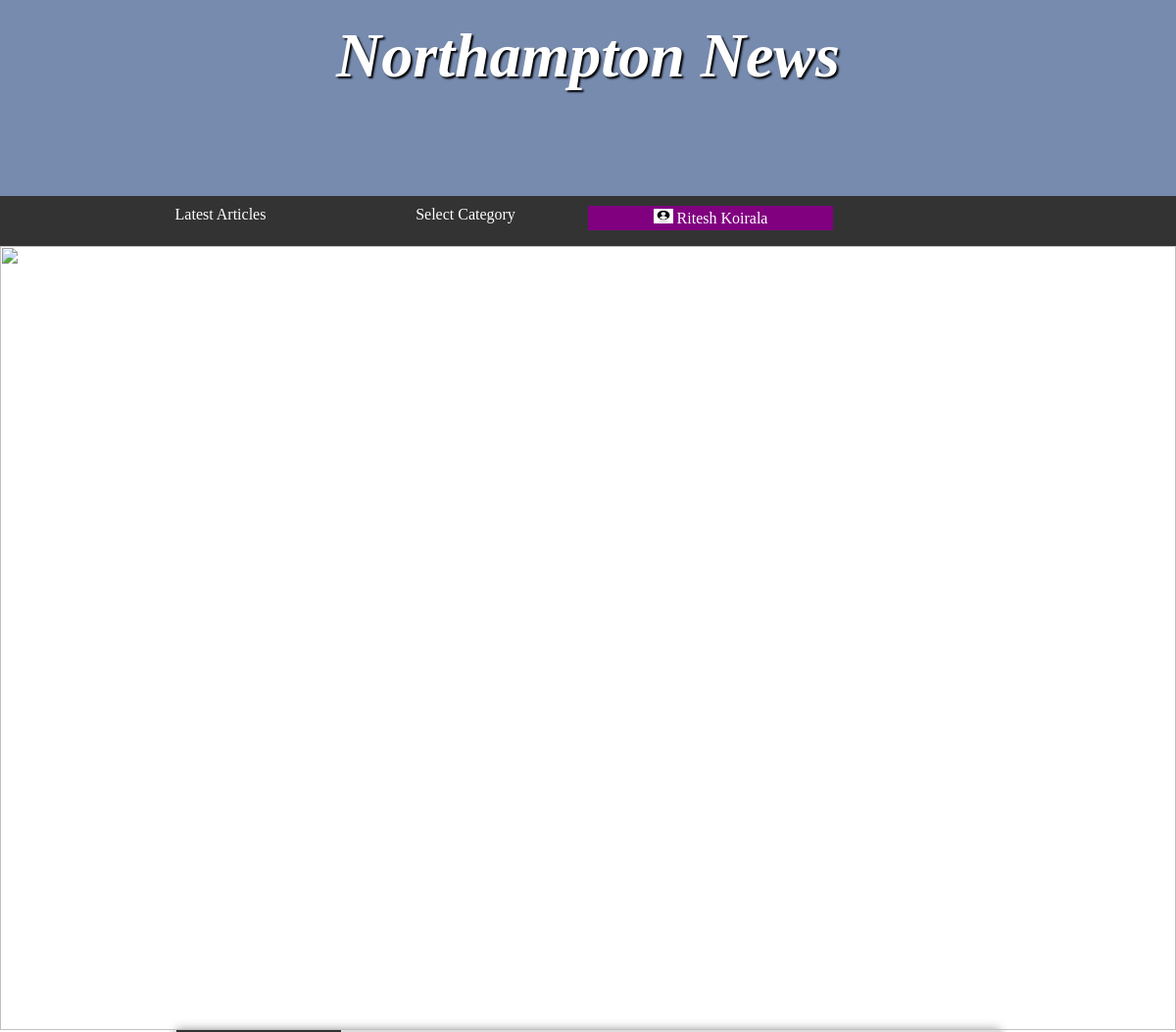
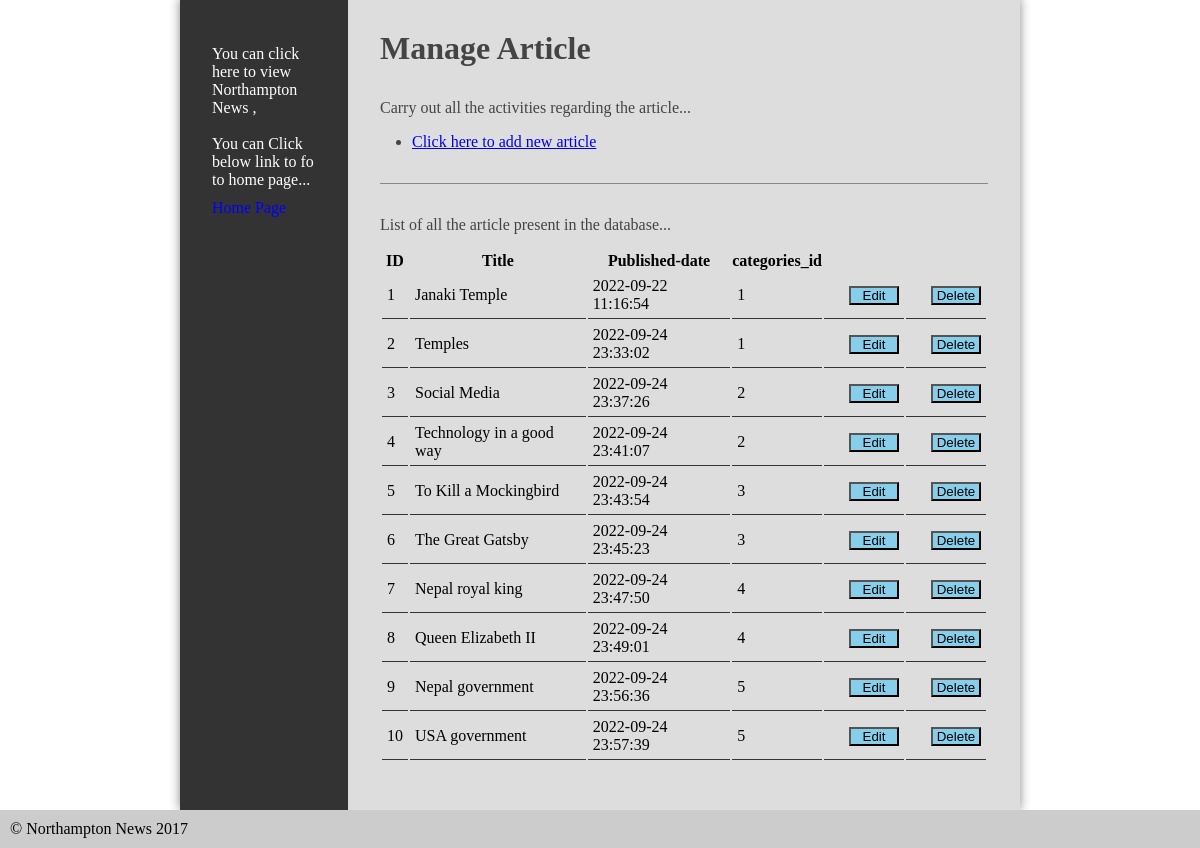
Screenshot of /adminArticles.php (signed in) with the database file from the repository (2 pictures, top to bottom).
### tables this page shows
CREATE TABLE `article` (
  `article_id` int NOT NULL AUTO_INCREMENT,
  `title` varchar(50) NOT NULL,
  `categoryId` int NOT NULL,
  `admin_id` int NOT NULL,
  `content` varchar(655) NOT NULL,
  `publishDate` timestamp NOT NULL DEFAULT CURRENT_TIMESTAMP,
  `image_a` varbinary(60000) NOT NULL,
  PRIMARY KEY (`article_id`),
  KEY `categoryId` (`categoryId`),
  KEY `admin_id` (`admin_id`),
  CONSTRAINT `article_ibfk_3` FOREIGN KEY (`categoryId`) REFERENCES `category` (`categoryId`) ON DELETE CASCADE ON UPDATE CASCADE,
  CONSTRAINT `article_ibfk_4` FOREIGN KEY (`admin_id`) REFERENCES `Admins` (`admin_id`) ON DELETE CASCADE ON UPDATE CASCADE
);

### src/adminArticles.php (the view, shortened to what this page needs)
        <?php
        require 'cssadd.php';
        ?>
	<?php
if(isset($_SESSION['useremail'])){
    require 'main1.php';
}
elseif(isset($_SESSION['adminemail'])){
	require 'main2.php';
}
else{
	require 'main.php';
}
    ?>
		<main>
			<nav>
            <article>You can click here to view  Northampton News ,<br><br> You can
					Click below link to fo to home  page...
					<a href="index.php">Home Page</a>
				</article>
			</nav>
			<article>
				<h2>Manage Article</h2>
				<p>Carry out all the activities regarding the article...</p>
				<ul>
					<li><a href='addArticle.php' >Click here to add new article</a></li>
				</ul>
				<form>
                    <p>List of all the article present in the database...</p>
				</form>
                <table class="but">
  <tr>
    <th>ID</th>
    <th>Title</th>
    <th>Published-date</th>
    <th>categories_id</th>
  </tr>
<?php
$sql = "SELECT article_id, title, publishDate, categoryId, content FROM article";
$smkt = $dbcon->prepare($sql);
$result = $smkt->execute();
if ($result) {
    $record = $smkt->fetchAll();
    if (count($record) > 0) {
        foreach ($record as $row) {
            print '<tr>
            <td>'.$row["article_id"].'</td>
            <td>'.$row["title"].'</td>
            <td>'.$row["publishDate"].'</td>
            <td>'.$row["categoryId"]."</td>
            <td><a href='editArticle.php?id=$row[article_id] & ti=$row[title] & ca=$row[categoryId] & co=$row[content]'> <button  class ='edit' type='submit' name='edit' value='edit'>Edit</button></a></td>
            <td><a href='deleteArticle.php?id=$row[article_id]'> <button  class ='delete' type='submit' name='Delete' value='Delete' onclick = 'return checkdelete()'>Delete</button></a></td>";
         }
    }
  else {
      print "No rows matched the query.";
    }
}
?>
                </table>
                    <?php
				require 'footer.php';
				?>

### src/styles.css (style rules this page uses)
* { margin: 0; padding: 0; }
body { background-color: #fff; }
nav { width: 100%; background-color: #333; overflow: auto; }
nav a { color: white; padding-top: 10px; display: block; text-decoration: none; }
nav article { color: white; }
nav article a { color: blue; }
main { min-height: 50vh; background-color: #ddd; width: 70vw; display: block; margin: auto; box-shadow: 0px 0px 10px #888; color:#444; }
main h2 { font-size:2em; }
p, li, h2 { margin-bottom: 1em; }
form { padding-top: 2em; margin-top: 2em; border-top: 1px solid #888; }
form p { float: left; }
button[type="submit"] { clear: both; margin-left: 220px; width: 220px; }
button[type="submit"] { background-color: skyblue; }
.but button[type="submit"] { clear: both; margin-left: 20px; width: 50px; }
table { width: 100%; margin-top: 20px; }
td { padding: 5px; border-bottom: 1px solid #333; }
ul { margin-left: 2em; }
main { display: table; }
main > article { display: table-cell; padding: 2em; }
main > nav { display: table-cell; width: 20%; padding: 2em; }

### rows the page displays
article: article_id "1", title "Janaki Temple", publishDate "2022-09-22 11:16:54", categoryId "1"
article: article_id "2", title "Temples", publishDate "2022-09-24 23:33:02", categoryId "1"
article: article_id "3", title "Social Media", publishDate "2022-09-24 23:37:26", categoryId "2"
article: article_id "4", title "Technology in a good way", publishDate "2022-09-24 23:41:07", categoryId "2"
article: article_id "5", title "To Kill a Mockingbird", publishDate "2022-09-24 23:43:54", categoryId "3"
article: article_id "6", title "The Great Gatsby", publishDate "2022-09-24 23:45:23", categoryId "3"
article: article_id "7", title "Nepal royal king", publishDate "2022-09-24 23:47:50", categoryId "4"
article: article_id "8", title "Queen Elizabeth II", publishDate "2022-09-24 23:49:01", categoryId "4"
article: article_id "9", title "Nepal government", publishDate "2022-09-24 23:56:36", categoryId "5"
article: article_id "10", title "USA government", publishDate "2022-09-24 23:57:39", categoryId "5"
